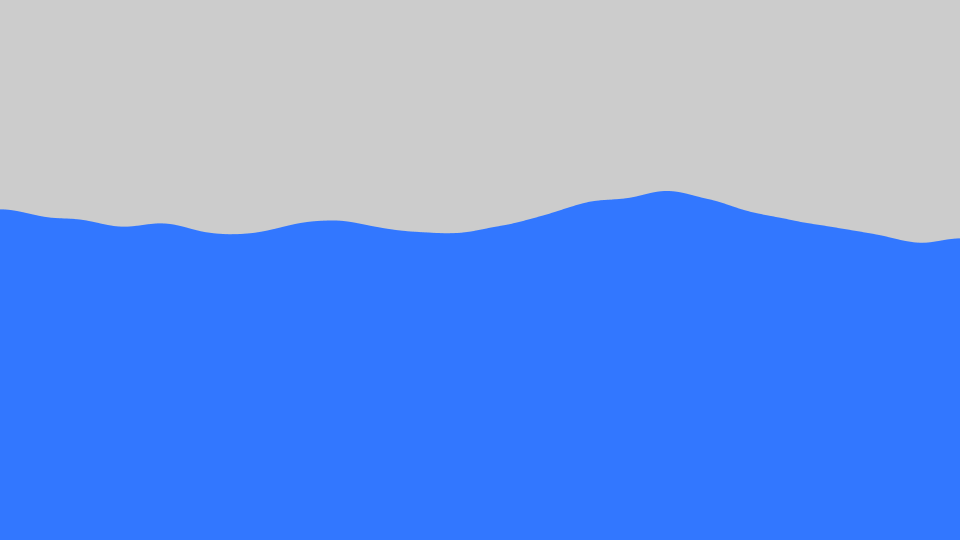
Frame 1 (no input)
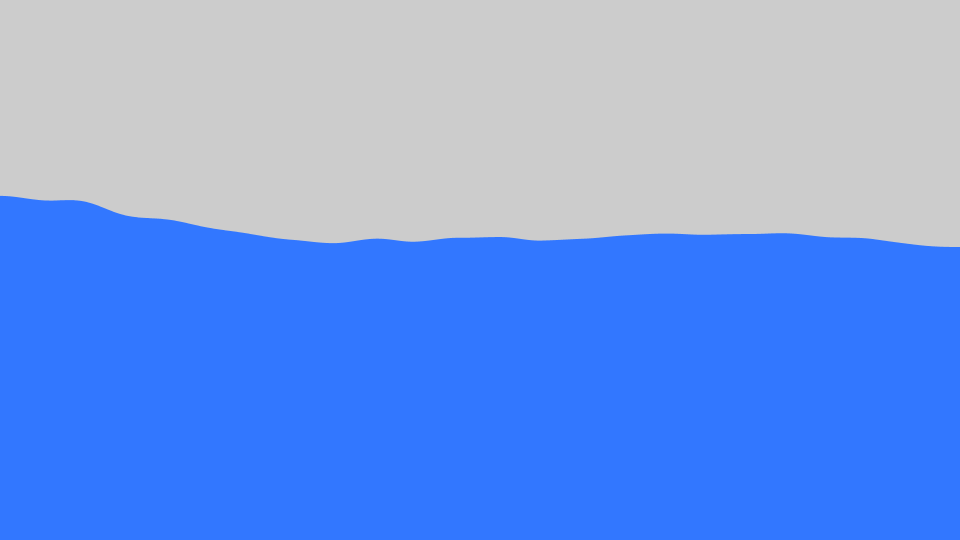
Frame 60 (the mouse pressed at the canvas centre just before this capture)
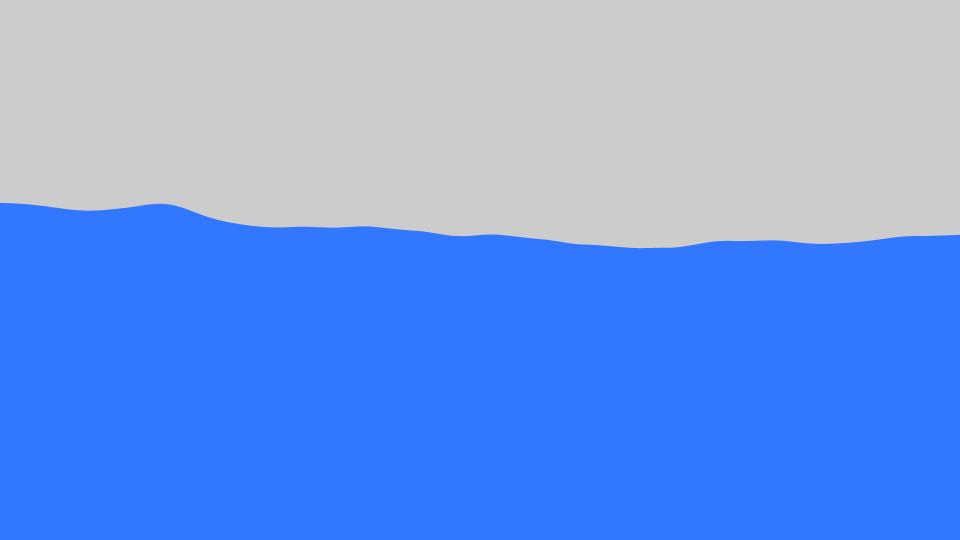
Frame 120 (the mouse held since frame 60 and released just before this capture)

The Processing sketch that drew these frames (run headless with seeded random() and noise(); from frame 60 on, the mouse is pressed at the canvas centre):

// Processing sketch: sketch_xxx_noise_wave_simulation
// ── sketch_xxx_noise_wave_simulation.pde
// setup関数 : 初回1度だけ実行される
void setup() {
  size(960, 540); // ウィンドウサイズを960px,540pxに
  colorMode(HSB, 360, 100, 100); // HSBの色指定に
}

// draw関数 : setup関数実行後繰り返し実行される
void draw() {

  background(0, 0, 80);
  translate(0, height/2);

  noStroke();
  fill(220, 80, 100);

  beginShape();
  for (float x = 0; x <= width; x += 1) {
    float y = -noise(x*0.003, frameCount*0.01)*100;
    vertex(x, y);
  }
  vertex(width, height);
  vertex(0, height);
  endShape(CLOSE);
}
